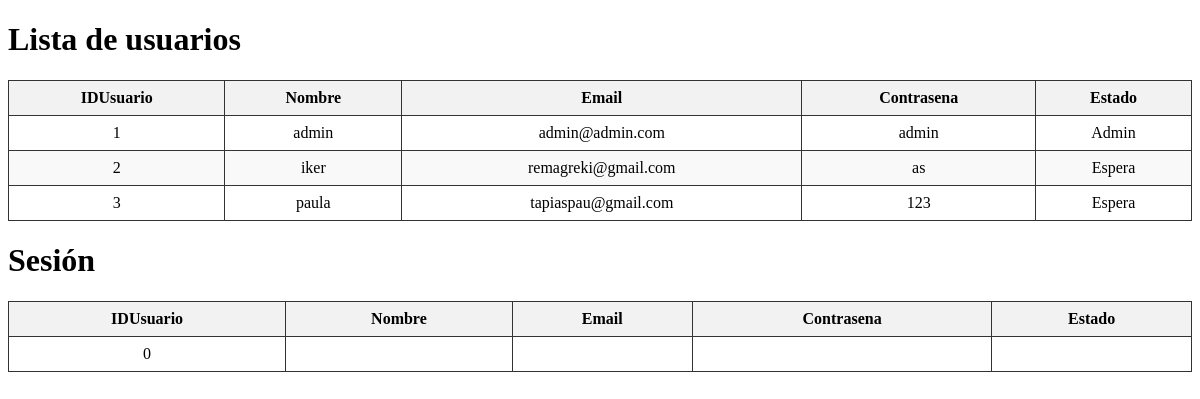
/db, run on an earlier commit of the app's database.
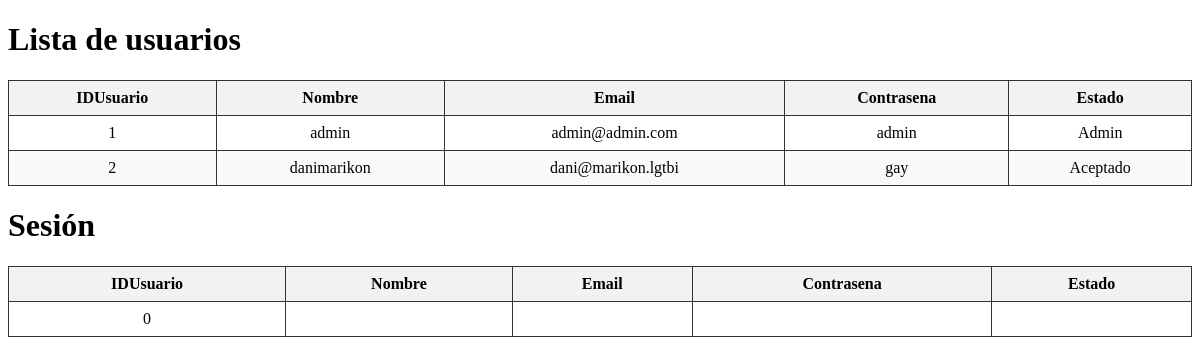
And on a later commit of the database.
### tables this page shows
CREATE TABLE Usuario (
    IDUsuario INTEGER PRIMARY KEY AUTOINCREMENT,
    Nombre TEXT NOT NULL UNIQUE,
    Email TEXT NOT NULL UNIQUE,
    Contrasena TEXT NOT NULL,
    Estado TEXT NOT NULL DEFAULT 'Espera'
);

### app/controller/ui/ControladorVista.py (the view)
    @bp.route('/db')
    def bd():
        users = service.get_all()
        usuario_sesion = service.getSession()  # puede ser None si nadie ha iniciado sesión
        return render_template('db.html', usuarios=users, usuario_sesion=usuario_sesion)

### app/controller/model/GestorUsuarios.py (called while the page is built)
    def get_all(self):
        rows = self.db.execSQL(
            sql="SELECT * FROM Usuario"
        )
        return [ dict(row) for row in rows ]

    def getSession(self):
        return Sesion().getSession()

### app/controller/model/Sesion.py (called while the page is built)
    def __new__(cls):
        if cls._instance is None:
            cls._instance = super().__new__(cls)
            cls._instance.usuario = Usuario(0,'','','','',0)  # Inicializa un usuario vacío
        return cls._instance

    def getSession(self):
        return self.usuario.getData()

### app/controller/model/Usuario.py (called while the page is built)
    def getData(self):
        return {
            "IDUsuario": self.IDUsuario,
            "Nombre": self.Nombre,
            "Email": self.Email,
            "Contrasena": self.Contrasena,
            "Estado": self.Estado,
            "Favorito": self.Favorito
        }

### app/controller/ui/ControladorVista.py (called while the page is built)
def db_blueprint(db):
    bp = Blueprint('db', __name__)
    service = GestorUsuarios(db)
    @bp.route('/db')
    def bd():
        users = service.get_all()
        usuario_sesion = service.getSession()  # puede ser None si nadie ha iniciado sesión
        return render_template('db.html', usuarios=users, usuario_sesion=usuario_sesion)
    return bp

### app/templates/db.html (shortened to what this page needs)
<!DOCTYPE html>
<html lang="es">
<head>
</head>
<body>
    <h1>Lista de usuarios</h1>
    <table>
        <thead>
            <tr>
                <th>IDUsuario</th>
                <th>Nombre</th>
                <th>Email</th>
                <th>Contrasena</th>
                <th>Estado</th>
            </tr>
        </thead>
        <tbody>
            {% for u in usuarios %}
            <tr>
                <td>{{ u.IDUsuario }}</td>
                <td>{{ u.Nombre }}</td>
                <td>{{ u.Email }}</td>
                <td>{{ u.Contrasena }}</td>
                <td>{{ u.Estado }}</td>
            </tr>
            {% else %}
            <tr>
                <td colspan="5">No hay usuarios registrados.</td>
            </tr>
            {% endfor %}
        </tbody>
    </table>
    <h1>Sesión</h1>
    <table>
        <thead>
            <tr>
                <th>IDUsuario</th>
                <th>Nombre</th>
                <th>Email</th>
                <th>Contrasena</th>
                <th>Estado</th>
            </tr>
        </thead>
        <tbody>
            <tr>
                <td>{{ usuario_sesion.IDUsuario }}</td>
                <td>{{ usuario_sesion.Nombre }}</td>
                <td>{{ usuario_sesion.Email }}</td>
                <td>{{ usuario_sesion.Contrasena }}</td>
                <td>{{ usuario_sesion.Estado }}</td>
            </tr>
        </tbody>
    </table>
</body>
</html>

What changed in the data, as far as the page shows it:
removed Usuario: IDUsuario "3", Nombre "paula", Email "tapiaspau@gmail.com", Contrasena "123", Estado "Espera"
changed Usuario id 2: Nombre "iker" → "danimarikon"; Email "remagreki@gmail.com" → "dani@marikon.lgtbi"; Contrasena "as" → "gay"; Estado "Espera" → "Aceptado"
